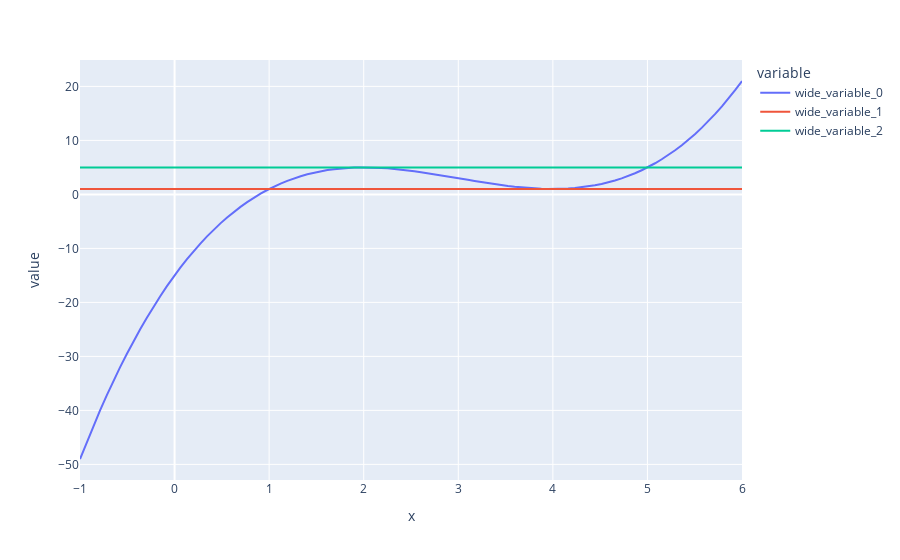

Here is the notebook cell this chart was saved with:
### Code cell
fig = px.line(x=x, y=[p(x),z,t])
fig.show()
